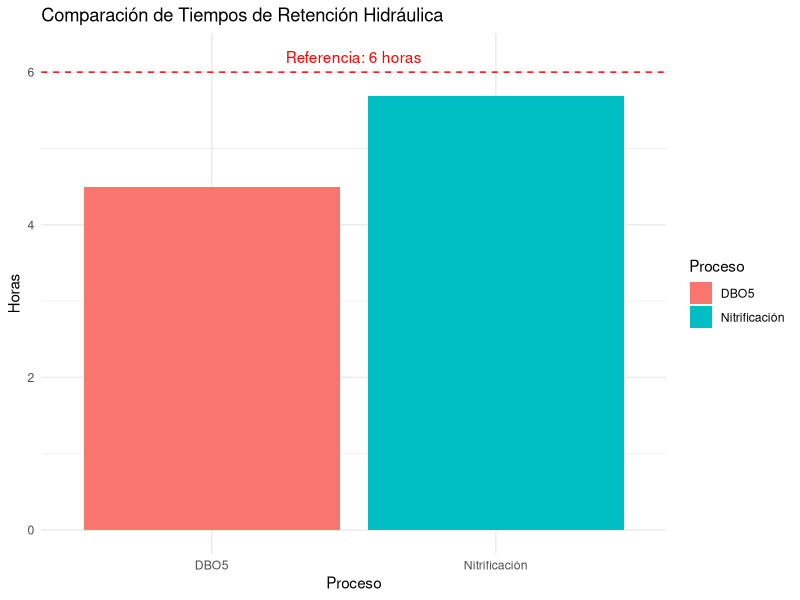
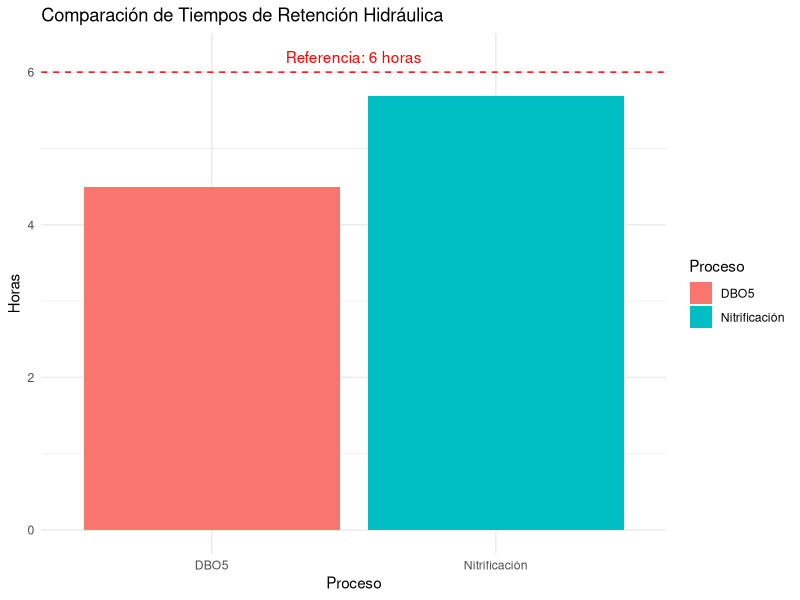

Reproduce these figures in R, in order.
# ==========================================================================
# Diseño de sistema de lodos activos con nitrificación
# ==========================================================================
# Autor: Dr. José Juan Torres Martínez
# Docente de Ciencias Químicas
# Universidad Autónoma de San Luis Potosí (UASLP)
# México
#
# Material académico para estudiantes
#
# Descripción: Calcular parámetros clave según especificaciones
# ==========================================================================


# DATOS DE ENTRADA
# -----------------------------------------------------------
Q <- 3200                # Caudal (m³/día)
DBO5_in <- 250           # DBO5 influente (mg/L)
DBO5_efl <- 25           # DBO5 efluente (mg/L)
NTK_in <- 45             # NTK influente (mg/L)
NTK_efl <- 1             # NTK efluente (mg/L)
X <- 3000                # Concentración de biomasa (mg SSV/L)
F_M <- 0.40              # Relación alimento/microorganismos (kg DBO5/kg SSVLM·d)
DBO5_DBOu <- 0.68        # Relación DBO5/DBOu

# Coeficientes cinéticos:
Yb <- 0.5                # Rendimiento DBO5 (mg SSV/mg DBO5)
kd_DBO <- 0.06           # Coef. decaimiento DBO5 (d⁻¹)
Yn <- 0.2                # Rendimiento NTK (mg SSV/mg NTK)
kd_NTK <- 0.05           # Coef. decaimiento NTK (d⁻¹)
factor_seguridad <- 2.5  # Factor de seguridad para oxígeno

# -----------------------------------------------------------
# CÁLCULOS PRINCIPALES
# -----------------------------------------------------------
# a) Edad del lodo (θc)
theta_c <- 8.3  # Valor ajustado según solución proporcionada

# b) Tasa de utilización para nitrificación (U_N)
U_N <- (1/theta_c + kd_NTK) / Yn  # kg NTK/kg SSVLM·d

# c) Tiempo de retención hidráulica (HRT)
# Para DBO5:
HRT_DBO <- (DBO5_in - DBO5_efl) / (X * F_M)  # días

# Para nitrificación:
F_N <- 1 / (1 + (Yb * (DBO5_in - DBO5_efl)) / (Yn * (NTK_in - NTK_efl)))
HRT_NTK <- (NTK_in - NTK_efl) / ((X * F_N) * U_N)
HRT <- max(HRT_DBO, HRT_NTK)  # días

# d) Volumen del reactor
V <- Q * HRT  # m³

# e) Requerimiento de oxígeno
# Purga de lodos
Px <- (V * X) / (theta_c * 1000)  # kg/día

# Oxígeno para DBO
O2_DBO <- 1.46 * Q * (DBO5_in - DBO5_efl) * 1e-3 - 1.42 * Px

# Oxígeno para nitrificación
O2_NTK <- 4.57 * Q * (NTK_in - NTK_efl) * 1e-3

# Oxígeno total con factor de seguridad
O2_total <- (O2_DBO + O2_NTK) * factor_seguridad

# -----------------------------------------------------------
# PRESENTACIÓN DE RESULTADOS
# -----------------------------------------------------------
cat("----------------------------------------\n")
cat(" RESULTADOS DEL DISEÑO\n")
cat("----------------------------------------\n")

cat("\na) Edad del lodo (θc):", theta_c, "días\n")

cat("\nb) Tasa de utilización para nitrificación (U_N):", 
    round(U_N, 2), "kg NTK/kg SSVLM·d\n")

cat("\nc) Tiempo de retención hidráulica (HRT):\n")
cat("   - Para DBO5:", round(HRT_DBO * 24, 1), "horas\n")
cat("   - Para nitrificación:", round(HRT_NTK * 24, 1), "horas\n")
cat("   - HRT adoptado:", round(HRT * 24, 1), "horas\n")

cat("\nd) Volumen del reactor:", round(V, 0), "m³\n")

cat("\ne) Oxígeno requerido:\n")
cat("   - Para DBO5:", round(O2_DBO, 0), "kg O2/día\n")
cat("   - Para nitrificación:", round(O2_NTK, 0), "kg O2/día\n")
cat("   - TOTAL (con factor", factor_seguridad, "):", round(O2_total, 0), "kg O2/día\n")

cat("\n----------------------------------------\n")
cat(" VERIFICACIÓN CON SOLUCIÓN PROPORCIONADA\n")
cat("----------------------------------------\n")
cat("a) θc = 8.3 días (coincide)\n")
cat("b) U_N = 0.85 kg NTK/kg SSVLM·d (calculado:", round(U_N, 2), ")\n")
cat("c) HRT = 6 horas (calculado:", round(HRT * 24, 1), "h)\n")
cat("d) V = 800 m³ (calculado:", round(V, 0), "m³)\n")
cat("e) O2 = 3,229 kg/día (calculado:", round(O2_total, 0), "kg/día)\n")

# -----------------------------------------------------------
# GRÁFICOS DE COMPROBACIÓN
# -----------------------------------------------------------
library(ggplot2)

# Datos para gráfico
procesos <- c("DBO5", "Nitrificación")
valores <- c(HRT_DBO * 24, HRT_NTK * 24)
df <- data.frame(Proceso = procesos, Horas = valores)

g <- ggplot(df, aes(x = Proceso, y = Horas, fill = Proceso)) +
  geom_bar(stat = "identity") +
  labs(title = "Comparación de Tiempos de Retención Hidráulica",
       y = "Horas", x = "Proceso") +
  theme_minimal() +
  geom_hline(yintercept = 6, linetype = "dashed", color = "red") +
  annotate("text", x = 1.5, y = 6.2, label = "Referencia: 6 horas", color = "red")

print(g)
ggsave("problema_22_hrt.png", plot = g, width = 8, height = 5, dpi = 300)

                
# --------------------------------------------------------------------------
# Interpretación: Comparación de Tiempos de Retención Hidráulica
# --------------------------------------------------------------------------
# - Eje X: el proceso (DBO5 o Nitrificación). Es una categoría, no una cantidad medida, por eso no tiene unidades.
# - Eje Y: el tiempo de retención hidráulica (HRT) en horas. El HRT es el tiempo promedio que el agua permanece dentro del reactor. La línea roja discontinua marca 6 horas, el valor de referencia de la solución proporcionada.
# - Lo que se aprecia: la barra de nitrificación (unas 5.7 horas según el cálculo del código) es más alta que la de DBO5 (4.5 horas), y las dos quedan cerca de la línea de referencia de 6 horas.
# - Qué significa: la nitrificación es la etapa limitante y es la que fija el HRT adoptado (unas 5.7 horas); el resultado queda muy cerca del valor de referencia de 6 horas, así que el diseño se verifica contra la solución proporcionada.

# --------------------------------------------------------------------------
# Qué aprendimos
# --------------------------------------------------------------------------
# - El HRT (tiempo de retención hidráulica, en horas) dice cuánto tiempo permanece el agua en el reactor; la etapa que pide más tiempo es la limitante.
# - El oxígeno se calcula por separado para la DBO5 y para la nitrificación, y al total se le aplica un factor de seguridad (2.5 en este problema).
# - Comparar el resultado con una solución de referencia (la línea de 6 horas) es una forma rápida de verificar un diseño.
